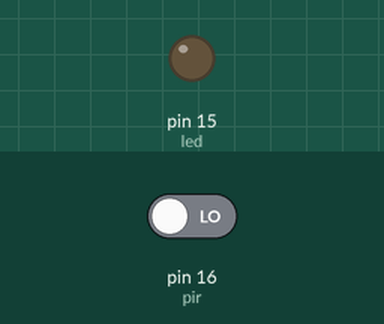
This program was run on a simulated MicroPython board. Parts: output pins drawn as LEDs (lit = HIGH). The inputs (shaded band) are chosen by the test bench; at power-on: pin 16 (pir) LOW. Web requests get an empty 200 reply after 0.4 s; the clock reads 2024-03-15 10:24:30 at power-on unless the program sets it; what the program prints to the serial console is not drawn.

Above: at 2.7 s.
2.8 s: pin 16 (pir) driven HIGH
At 3.3 s:
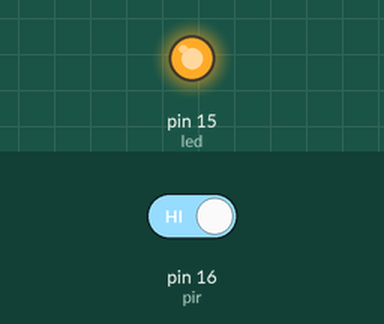
Timing chart, 0 to 7.3 s (numbered marks = the images above; inputs shaded):
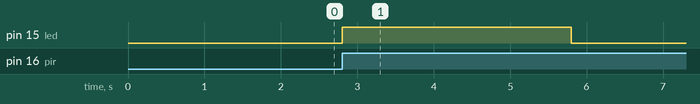

The program:

motionSMS.py
```python
import network
import time
import urequests
from machine import Pin
from time import sleep


# FUNCIÓN PARA ESTABLECER LA CONEXIÓN WIFI (STATION)
def conectaWifi(red, password):
    global miRed
    miRed = network.WLAN(network.STA_IF)
    if not miRed.isconnected():  # Si no está conectado…
        miRed.active(True)  # activa la interface
        miRed.connect("Kevin", "Ytre456.")  # Intenta conectar con la red
        print('Conectando a la red', red + "…")
        timeout = time.time()
        while not miRed.isconnected():  # Mientras no se conecte..
            if (time.ticks_diff(time.time(), timeout) > 10):
                return False
    return True


if conectaWifi("Kevin", "Ytre456."):
    print("Conexión exitosa")
    print('Datos de la red (IP/netmask/gw/DNS):', miRed.ifconfig())
    url = "https://maker.ifttt.com/trigger/sendEmail1/with/key/57SSaU7yns8F3zlTfAZ9Q"

    motion = False


    def handle_interrupt(pin):
        global motion
        motion = True
        global interrupt_pin
        interrupt_pin = pin


    led = Pin(15, Pin.OUT)
    pir = Pin(16, Pin.IN)

    pir.irq(trigger=Pin.IRQ_RISING, handler=handle_interrupt)

    while True:
        if motion:
            print('Movimiento detectado desde:', interrupt_pin)
            led.value(1)
            sleep(3)
            led.value(0)
            print('Movimiento detenido!')
            motion = False
            respuesta = urequests.get(url)
            print(respuesta.text)
            print(respuesta.status_code)
            respuesta.close()
            time.sleep(5)

else:
    print("Imposible conectar")
    miRed.active(False)
```

Measured:
- after the input at 2.8 s, pin 15 (led): LOW → HIGH at once, → LOW 3.0 s later
